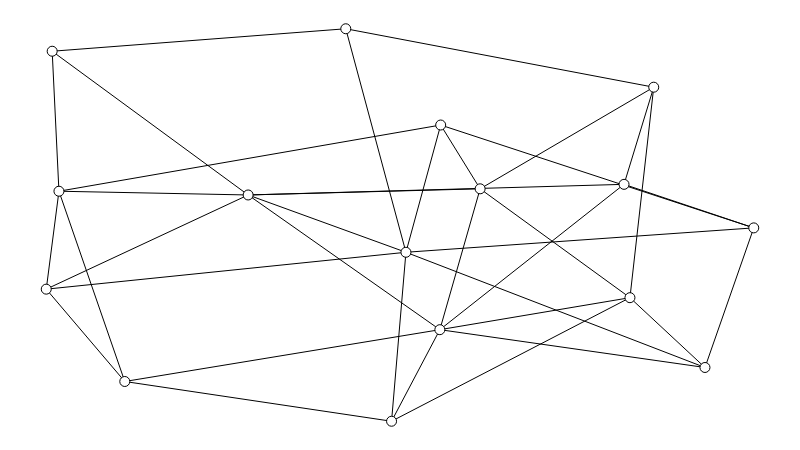

Notebook source saved alongside this figure:
### Markdown cell above
Opa, isso é promissor! Temos um comportamento quase logaritmico, ou seja, parece que o comprimento médio praticamente estabiliza a partir de um certo número de nós. Isso parece ser uma boa proposta de pequeno mundo! Mas...

## O teste do macaco

As duplas Elisa/Bruna e Isabella/Hugo repararam que esse tipo de comportamento logaritmico também parece ser verdade para um grafo *aleatório*. O que significa grafo aleatório? Imagine um grafo que começa vazio, sem nenhuma aresta, e aos poucos um macaco vai colocando arestas aleatoriamente.

Esse modelo de construção é conhecido como [Erdos-Renyi](https://en.wikipedia.org/wiki/Erd%C5%91s%E2%80%93R%C3%A9nyi_model) e sua formalização é simples: existe uma probabilidade $p$ tal que, para quaisquer dois nós $n$ e $m$, a probabilidade da aresta $\{n, m\}$ existir é $p$.

É fácil adaptar uma função pronta do *NetworkX* para gerar grafos Erdos-Renyi com dado número de nós e dado grau médio esperado.

### Code cell
def erdos_renyi_graph(num_nodes, avg_degree):
    if num_nodes == 1:
        return nx.empty_graph(num_nodes)

    # Calcula limite de arestas a partir do grau médio.
    # Você consegue enxergar porque essa relação vale?
    max_edges = int((num_nodes * avg_degree) / 2 + 0.5)

    # A partir desse limite de arestas, calculamos o p.
    p = max_edges / (num_nodes * (num_nodes - 1))

    # Agora podemos usar a função pronta, baseada em p.
    return nx.erdos_renyi_graph(num_nodes, p)


# Gera um grafo aleatório.
g = erdos_renyi_graph(NUM_NODES, AVG_DEGREE)

# Atribui posições aos nós.
sn.set_spring_positions(g)

# Mostra o grafo.
show_graph(g)

### Figure 1 — Plotly figure (JSON) as saved in the notebook; plotly's stock layout.template omitted (floating-point values rounded to 4 significant figures)
{"data": [{"hoverinfo": "none", "line": {"color": "rgb(0, 0, 0)", "width": 1}, "mode": "lines", "x": [1, 0.8167, null, 1, 0.9311, null, 1, 0.5084, null, 1, 0.5575, null, 0.01796, 0.111, null, 0.01796, 0.2854, null, 0.01796, 0.008379, null, 0.01796, 0.5575, null, 0.01796, 0, null, 0.4234, 0.008379, null, 0.4234, 0.8586, null, 0.4234, 0.5084, null, 0.6133, 0.825, null, 0.6133, 0.5563, null, 0.6133, 0.2854, null, 0.6133, 0.8586, null, 0.6133, 0.5575, null, 0.825, 0.5563, null, 0.825, 0.9311, null, 0.825, 0.4881, null, 0.825, 0.8586, null, 0.8167, 0.5563, null, 0.8167, 0.2854, null, 0.8167, 0.8586, null, 0.5563, 0.111, null, 0.5563, 0.9311, null, 0.5563, 0.2854, null, 0.5563, 0.4881, null, 0.111, 0.4881, null, 0.111, 0, null, 0.9311, 0.5084, null, 0.2854, 0.008379, null, 0.2854, 0.5084, null, 0.2854, 0, null, 0.4881, 0.5084, null, 0.5084, 0.5575, null, 0.5084, 0, null], "y": [0.4926, 0.6036, null, 0.4926, 0.137, null, 0.4926, 0.4305, null, 0.4926, 0.7547, null, 0.586, 0.1013, null, 0.586, 0.5765, null, 0.586, 0.9427, null, 0.586, 0.7547, null, 0.586, 0.3365, null, 1, 0.9427, null, 1, 0.8511, null, 1, 0.4305, null, 0.5922, 0.3148, null, 0.5922, 0.2333, null, 0.5922, 0.5765, null, 0.5922, 0.8511, null, 0.5922, 0.7547, null, 0.3148, 0.2333, null, 0.3148, 0.137, null, 0.3148, 0, null, 0.3148, 0.8511, null, 0.6036, 0.2333, null, 0.6036, 0.5765, null, 0.6036, 0.8511, null, 0.2333, 0.1013, null, 0.2333, 0.137, null, 0.2333, 0.5765, null, 0.2333, 0, null, 0.1013, 0, null, 0.1013, 0.3365, null, 0.137, 0.4305, null, 0.5765, 0.9427, null, 0.5765, 0.4305, null, 0.5765, 0.3365, null, 0, 0.4305, null, 0.4305, 0.7547, null, 0.4305, 0.3365, null]}, {"hoverinfo": "none", "marker": {"color": "rgb(255, 255, 255)", "line": {"color": "rgb(0, 0, 0)", "width": 1}, "size": 10}, "mode": "markers+text", "text": [], "textfont": {"color": "rgb(0, 0, 0)"}, "textposition": "middle center", "x": [1, 0.01796, 0.4234, 0.6133, 0.825, 0.8167, 0.5563, 0.111, 0.9311, 0.2854, 0.4881, 0.008379, 0.8586, 0.5084, 0.5575, 0], "y": [0.4926, 0.586, 1, 0.5922, 0.3148, 0.6036, 0.2333, 0.1013, 0.137, 0.5765, 0, 0.9427, 0.8511, 0.4305, 0.7547, 0.3365]}], "layout": {"height": 450, "margin": {"b": 0, "l": 0, "r": 0, "t": 0}, "showlegend": false, "width": 800, "xaxis": {"showgrid": false, "showticklabels": false, "zeroline": false}, "yaxis": {"showgrid": false, "showticklabels": false, "zeroline": false}}}
